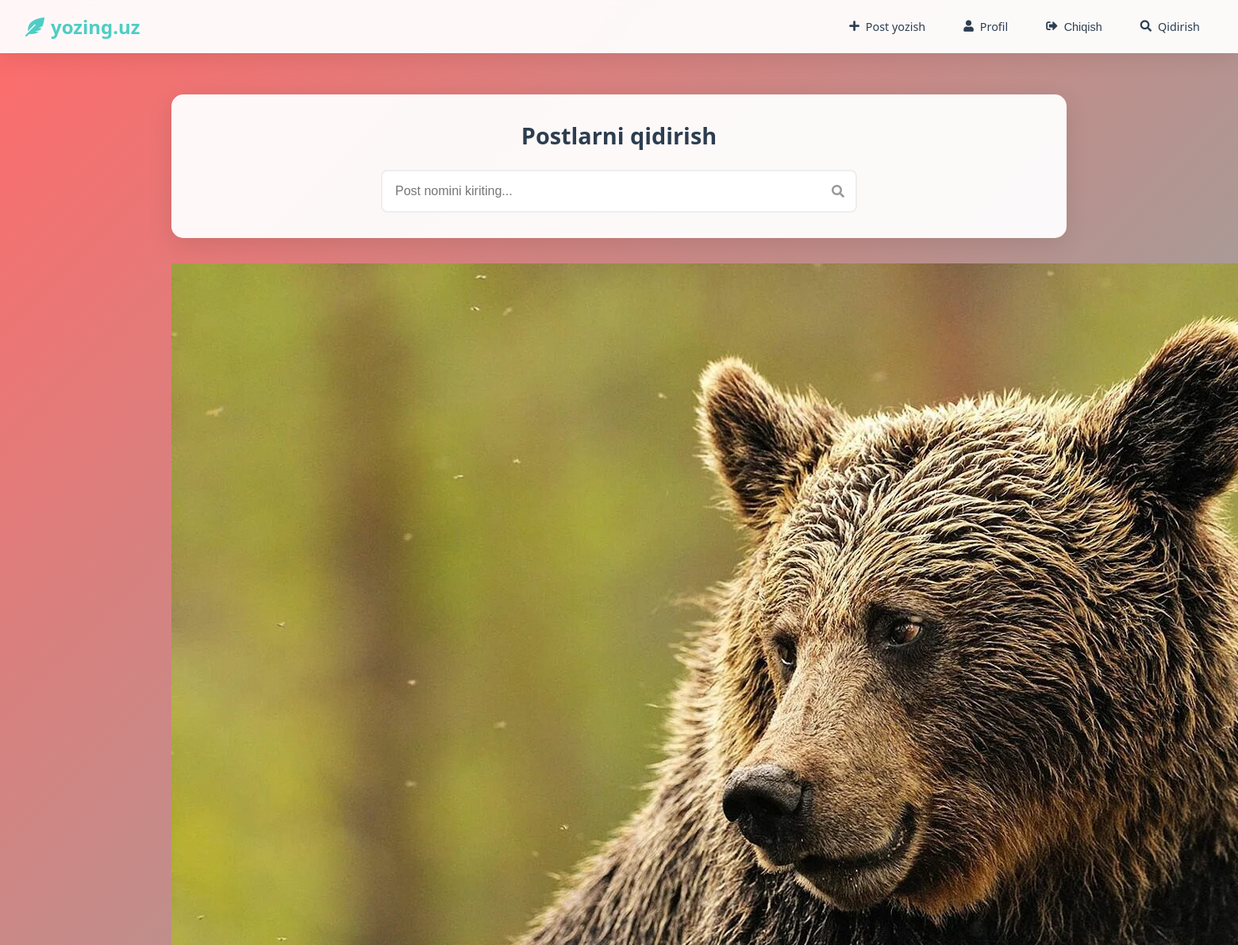
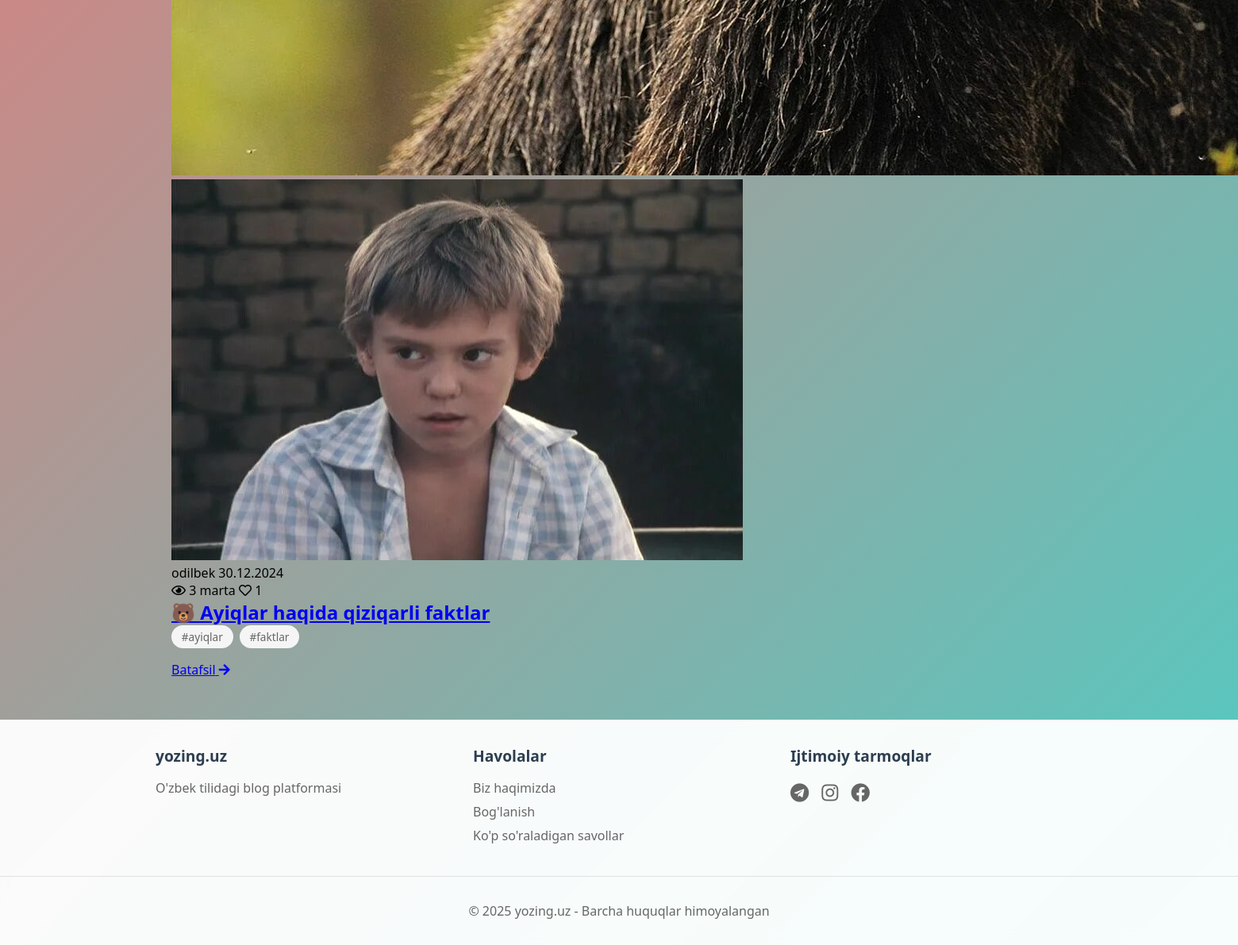
The page /search/posts/ (signed in) on the database its author committed (2 pictures, top to bottom).
### blog/models.py (models this page shows, shortened)
class Post(models.Model):
    title = models.CharField(max_length=200)
    content = models.TextField()
    image = models.ImageField(upload_to='media/images/', null=True, blank=True)
    created_at = models.DateTimeField(auto_now_add=True)
    updated_at = models.DateTimeField(auto_now=True)
    author = models.ForeignKey(User, on_delete=models.CASCADE)
    tags = models.ManyToManyField(Tag, blank=True)
    views = models.PositiveIntegerField(default=0)
    likes = models.ManyToManyField(User, related_name='liked_posts', blank=True)

class Profile(models.Model):
    user = models.OneToOneField(User, on_delete=models.CASCADE)
    avatar = models.ImageField(upload_to='avatars/', null=True, blank=True)
    bio = models.TextField(max_length=500, blank=True)
    position = models.CharField(max_length=100, blank=True)

class Tag(models.Model):
    name = models.CharField(max_length=50, unique=True)
    slug = models.SlugField(max_length=50, unique=True)

### blog/views.py (the view)
# urls.py: path('search/posts/', views.search_posts, name='search_posts'),
def search_posts(request):
    query = request.GET.get('q', '')
    tag_slug = request.GET.get('tag', '')
    posts = Post.objects.all()
    if tag_slug:
        tag = get_object_or_404(Tag, slug=tag_slug)
        posts = posts.filter(tags=tag)
    if query:
        posts = posts.filter(
            Q(title__icontains=query) |
            Q(content__icontains=query)
        )
    else:
        posts = Post.objects.all()
    posts = posts.order_by('-created_at')[:10]
    if request.headers.get('X-Requested-With') == 'XMLHttpRequest':
        return render(request, 'partial_posts.html', {'posts': posts})
    tags = Tag.objects.all()
    context = {
        'posts': posts,
        'query': query,
        'tags': tags,
        'current_tag': tag_slug
    }
    return render(request, 'search_posts.html', context)

### blog/templates/search_posts.html (shortened to what this page needs)
{% extends 'base.html' %}
{% block content %}
<div class="search-container">
    <div class="search-header">
        <h1 class="search-title">Postlarni qidirish</h1>
        <div class="search-input-group">
            <input
                type="text"
                id="searchInput"
                placeholder="Post nomini kiriting..."
                class="search-input"
                autocomplete="off"
                value="{{ query }}"
            >
            <i class="fas fa-search search-icon"></i>
        </div>
    </div>
    <div id="searchResults" class="posts-grid">
        {% include 'partial_posts.html' with posts=posts %}
    </div>
</div>
{% endblock %}

### blog/templates/partial_posts.html (shortened to what this page needs)
{% if posts %}
    {% for post in posts %}
        <div class="post-card">
            <div class="post-image">
                {% if post.image %}
                    <img src="{{ post.image.url }}" alt="{{ post.title }}">
                {% else %}
                    <div class="post-image-placeholder">
                        <i class="fas fa-feather-alt"></i>
                        <span>yozing.uz</span>
                    </div>
                {% endif %}
            </div>
            <div class="post-content">
                <div class="post-header">
                    <div class="author-info">
                        <div class="author-avatar">
                            {% if post.author.profile.avatar %}
                                <img src="{{ post.author.profile.avatar.url }}" alt="{{ post.author.username }}">
                            {% else %}
                                <img src="https://ui-avatars.com/api/?name={{ post.author.username }}&background=4ECDC4&color=fff" alt="{{ post.author.username }}">
                            {% endif %}
                        </div>
                        <div class="author-details">
                            <span class="author-name">{{ post.author.username }}</span>
                            <span class="post-date">{{ post.created_at|date:"d.m.Y" }}</span>
                        </div>
                    </div>
                    <div class="post-stats">
                        <span class="post-views">
                            <i class="far fa-eye"></i>
                            {{ post.views }} marta
                        </span>
                        <span class="post-likes">
                            <i class="far fa-heart"></i>
                            {{ post.likes.count }}
                        </span>
                    </div>
                </div>
                <h2 class="post-title">
                    <a href="{% url 'post_detail' post.pk %}">{{ post.title }}</a>
                </h2>
                <div class="post-tags">
                    {% for tag in post.tags.all %}
                        <a href="?tag={{ tag.slug }}" class="post-tag">#{{ tag.name }}</a>
                    {% endfor %}
                </div>
                <a href="{% url 'post_detail' post.pk %}" class="read-more-button">
                    <span>Batafsil</span>
                    <i class="fas fa-arrow-right"></i>
                </a>
            </div>
        </div>
    {% endfor %}
{% else %}
    <div class="no-results">
        <i class="fas fa-search"></i>
        <p>Postlar topilmadi</p>
    </div>
{% endif %}

### blog/templates/base.html (style rules this page uses)
:root { --primary-color: #4ECDC4; --dark-color: #2C3E50; --light-color: #ECF0F1; }
* { margin: 0; padding: 0; box-sizing: border-box; }
body { font-family: system-ui, -apple-system, BlinkMacSystemFont, 'Segoe UI', Roboto, Oxygen, Ubuntu, Cantarell, 'Open Sans', 'Helvetica Neue', sans-serif; background: linear-gradient(135deg, #FF6B6B 0%, #4ECDC4 100%); min-height: 100vh; display: flex; flex-direction: column; }

### blog/templates/partial_posts.html (style rules this page uses)
.post-tags { display: flex; flex-wrap: wrap; gap: 0.5rem; margin-bottom: 1rem; }
.post-tag { padding: 0.3rem 0.8rem; background: #f5f5f5; color: #666; text-decoration: none; border-radius: 15px; font-size: 0.85rem; transition: all 0.3s ease; }

### blog/templates/search_posts.html (style rules this page uses)
.search-container { max-width: 1200px; margin: 2rem auto; padding: 0 1rem; }
.search-header { background: rgba(255, 255, 255, 0.95); padding: 2rem; border-radius: 15px; box-shadow: 0 8px 32px rgba(0,0,0,0.1); margin-bottom: 2rem; }
.search-title { margin: 0 0 1.5rem 0; color: var(--dark-color); font-size: 1.8rem; text-align: center; }
.search-input-group { max-width: 600px; margin: 0 auto; position: relative; }
.search-input { width: 100%; padding: 1rem 3rem 1rem 1rem; border: 2px solid #eee; border-radius: 8px; font-size: 1rem; transition: all 0.3s ease; }
.search-icon { position: absolute; right: 1rem; top: 50%; transform: translateY(-50%); color: #999; }
.posts-grid { display: grid; grid-template-columns: repeat(3, 1fr); gap: 2rem; }

### rows shown on the page
Post: image (picture), author.profile.avatar (picture), author.username "odilbek", created_at "30.12.2024", views "3", likes.count "1", title "🐻 Ayiqlar haqida qiziqarli faktlar"
Tag: name "ayiqlar"
Tag: name "faktlar"
